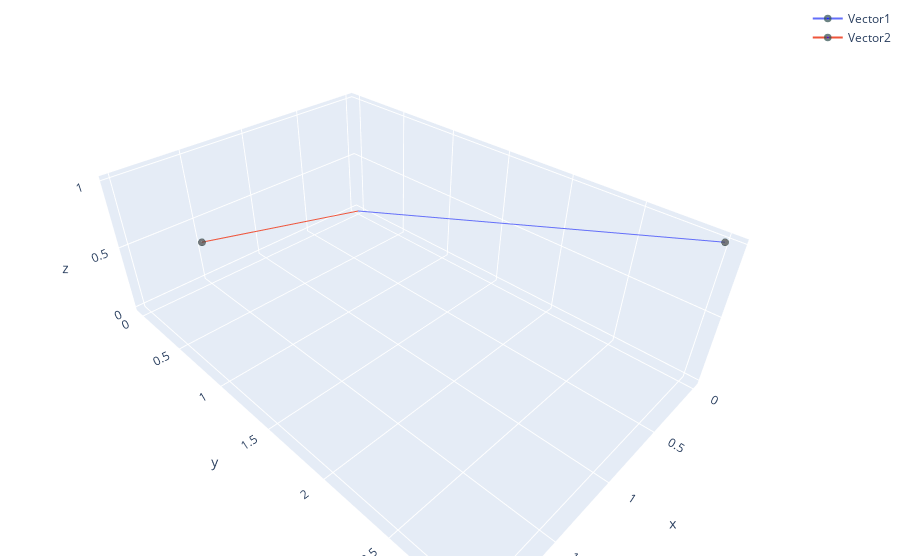

Source (notebook cell):
### Code cell
###### VECTOR ADDITION AND SUBTRACTION ######
###### Lecture 1, slide 10 ######
print("vA + vB = ", vA + vB)
print("vA - vB = ", vA - vB)

print("Plot of vA + vB (blue) and vA - vB (red)")
vector_plot([vA + vB,vA - vB])

### Figure 1 — Plotly figure (JSON) as saved in the notebook; plotly's stock layout.template omitted (floating-point values rounded to 4 significant figures)
{"data": [{"marker": {"color": ["blue"], "line": {"color": "DarkSlateGrey", "width": 5}, "size": [0, 5]}, "name": "Vector1", "type": "scatter3d", "x": [0, 0], "y": [0, 3], "z": [0, 1]}, {"marker": {"color": ["blue"], "line": {"color": "DarkSlateGrey", "width": 5}, "size": [0, 5]}, "name": "Vector2", "type": "scatter3d", "x": [0, 2], "y": [0, 1], "z": [0, 1]}], "layout": {"margin": {"b": 4, "l": 4, "r": 4, "t": 4}}}
